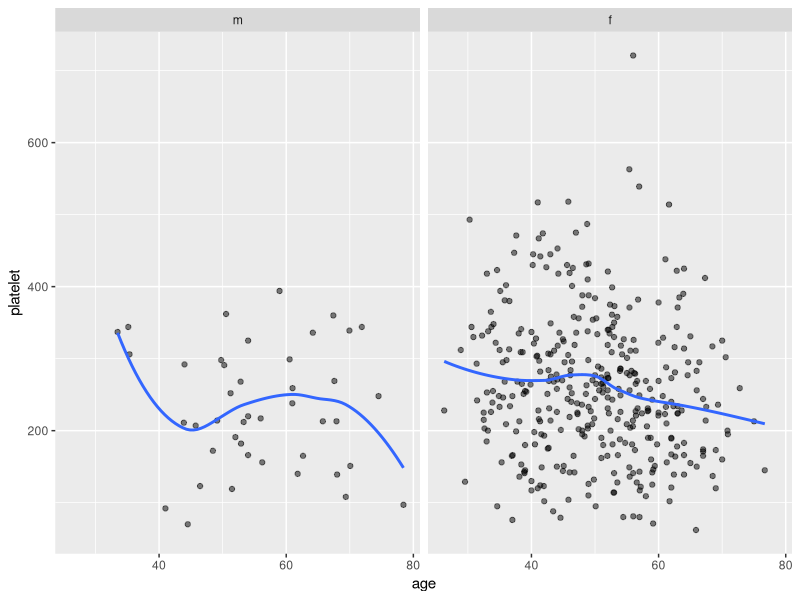

The R script that drew this image:
## ---- chunk 1
library(survival)
data(pbc)
## ---- chunk 2
library(tidyverse)
pbc |>
  group_by(sex) |>
  summarize(mean_age = mean(age))
## ---- chunk 3
ggplot(pbc,
       aes(x = age,
           y = platelet)) +
  geom_point(alpha = 0.5) +
  geom_smooth(se = FALSE) +
  facet_wrap(~sex)
